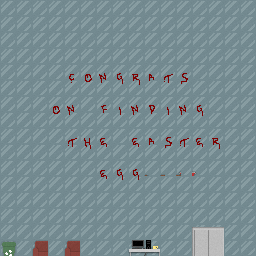

Rendered tile map (Tiled .tmx) drawn with the repository's tilesets; below, a short description and the full map source, tile grids included:
An orthogonal 16x16 tile map with 16x16 px tiles, 2 tile layers (Tile Layer 1, Tile Layer 2), 7 tilesets.

<map version="1.9" tiledversion="1.9.2" orientation="orthogonal" renderorder="right-down" width="16" height="16" tilewidth="16" tileheight="16" infinite="0" nextlayerid="4" nextobjectid="1">
 <tileset firstgid="1" name="Main" tilewidth="16" tileheight="16" tilecount="1850" columns="50">
  <image source="horror_sidescroller_assets/tileset.png" width="800" height="600" />
 </tileset>
 <tileset firstgid="1851" name="Obj1" tilewidth="16" tileheight="16" tilecount="1" columns="1">
  <image source="horror_sidescroller_assets/standalone_assets/sofa_chair_red.png" width="23" height="19" />
 </tileset>
 <tileset firstgid="1852" name="onj2" tilewidth="16" tileheight="16" tilecount="2" columns="2">
  <image source="horror_sidescroller_assets/standalone_assets/computer.png" width="34" height="22" />
 </tileset>
 <tileset firstgid="1854" name="obj3" tilewidth="16" tileheight="16" tilecount="4" columns="2">
  <image source="horror_sidescroller_assets/standalone_assets/elevator.png" width="45" height="42" />
 </tileset>
 <tileset firstgid="1858" name="obj4" tilewidth="16" tileheight="16" tilecount="1" columns="1">
  <image source="horror_sidescroller_assets/standalone_assets/recycle_bin.png" width="18" height="20" />
 </tileset>
 <tileset firstgid="1859" name="obj5" tilewidth="10" tileheight="10" tilecount="2" columns="1">
  <image source="horror_sidescroller_assets/standalone_assets/bathroom_mirror.png" width="15" height="21" />
 </tileset>
 <tileset firstgid="1861" name="obj6" tilewidth="5" tileheight="5" tilecount="4" columns="4">
  <image source="horror_sidescroller_assets/standalone_assets/axe.png" width="20" height="8" />
 </tileset>
 <layer id="1" name="Tile Layer 1" width="16" height="16">
  <data encoding="csv">
55,55,55,55,55,55,55,55,55,55,55,55,55,55,55,55,
55,55,55,55,55,55,55,55,55,55,55,55,55,55,55,55,
55,55,55,55,55,55,55,55,55,55,55,55,55,55,55,55,
55,55,55,55,55,55,55,55,55,55,55,55,55,55,55,55,
55,55,55,55,55,55,55,55,55,55,55,55,55,55,55,55,
55,55,55,55,55,55,55,55,55,55,55,55,55,55,55,55,
55,55,55,55,55,55,55,55,55,55,55,55,55,55,55,55,
55,55,55,55,55,55,55,55,55,55,55,55,55,55,55,55,
55,55,55,55,55,55,55,55,55,55,55,55,55,55,55,55,
55,55,55,55,55,55,55,55,55,55,55,55,55,55,55,55,
55,55,55,55,55,55,55,55,55,55,55,55,55,55,55,55,
55,55,55,55,55,55,55,55,55,55,55,55,55,55,55,55,
55,55,55,55,55,55,55,55,55,55,55,55,55,55,55,55,
55,55,55,55,55,55,55,55,55,55,55,55,55,55,55,55,
55,55,55,55,55,55,55,55,55,55,55,55,55,55,55,55,
55,55,55,55,55,55,55,55,55,55,55,55,55,55,55,55
</data>
 </layer>
 <layer id="3" name="Tile Layer 2" width="16" height="16">
  <data encoding="csv">
0,0,0,0,0,0,0,0,0,0,0,0,0,0,0,0,
0,0,0,0,0,0,0,0,0,0,0,0,0,0,0,0,
0,0,0,0,0,0,0,0,0,0,0,0,0,0,0,0,
0,0,0,0,0,0,0,0,0,0,0,0,0,0,0,0,
0,0,0,0,9,21,20,13,24,7,26,25,0,0,0,0,
0,0,0,0,59,71,70,63,74,57,76,75,0,0,0,0,
0,0,0,21,20,0,12,15,20,10,15,20,13,0,0,0,
0,0,0,71,70,0,62,65,70,60,65,70,63,0,0,0,
0,0,0,0,26,14,11,213,11,7,25,26,11,24,0,0,
0,0,0,0,76,64,61,213,61,57,75,76,61,74,0,0,
0,0,0,0,0,0,11,13,13,1861,1862,1863,1864,0,0,0,
0,0,0,0,0,213,61,63,63,213,213,213,213,0,0,0,
0,0,0,0,0,213,213,0,213,213,213,213,0,0,0,0,
0,0,0,0,213,213,0,213,213,213,213,0,0,0,0,0,
0,0,0,0,0,0,0,213,213,213,0,0,1854,1855,0,0,
1858,0,1851,0,1851,0,0,0,1852,1853,0,0,1856,1857,0,0
</data>
 </layer>
</map>
